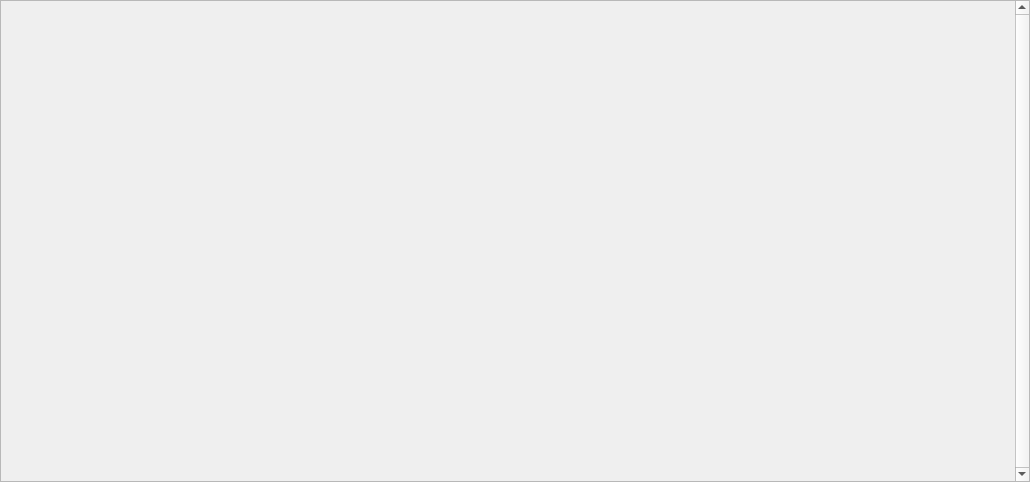
<?xml version="1.0" encoding="UTF-8"?>
<ui version="4.0">
 <class>NotificationsWindow</class>
 <widget class="QWidget" name="NotificationsWindow">
  <property name="geometry">
   <rect>
    <x>0</x>
    <y>0</y>
    <width>1030</width>
    <height>482</height>
   </rect>
  </property>
  <property name="windowTitle">
   <string>Benachrichtigungen</string>
  </property>
  <layout class="QVBoxLayout" name="verticalLayout">
   <property name="spacing">
    <number>0</number>
   </property>
   <property name="margin">
    <number>0</number>
   </property>
   <item>
    <widget class="QScrollArea" name="scrollArea">
     <property name="verticalScrollBarPolicy">
      <enum>Qt::ScrollBarAlwaysOn</enum>
     </property>
     <property name="horizontalScrollBarPolicy">
      <enum>Qt::ScrollBarAlwaysOff</enum>
     </property>
     <property name="widgetResizable">
      <bool>true</bool>
     </property>
     <widget class="QWidget" name="scrollAreaWidgetContents">
      <property name="geometry">
       <rect>
        <x>0</x>
        <y>0</y>
        <width>1012</width>
        <height>480</height>
       </rect>
      </property>
      <layout class="QVBoxLayout" name="layout">
       <item>
        <layout class="QVBoxLayout" name="verticalLayout_3">
         <item>
          <layout class="QVBoxLayout" name="layoutChatMessages"/>
         </item>
         <item>
          <spacer name="verticalSpacer">
           <property name="orientation">
            <enum>Qt::Vertical</enum>
           </property>
           <property name="sizeHint" stdset="0">
            <size>
             <width>20</width>
             <height>40</height>
            </size>
           </property>
          </spacer>
         </item>
        </layout>
       </item>
      </layout>
     </widget>
    </widget>
   </item>
  </layout>
 </widget>
 <resources/>
 <connections/>
</ui>
